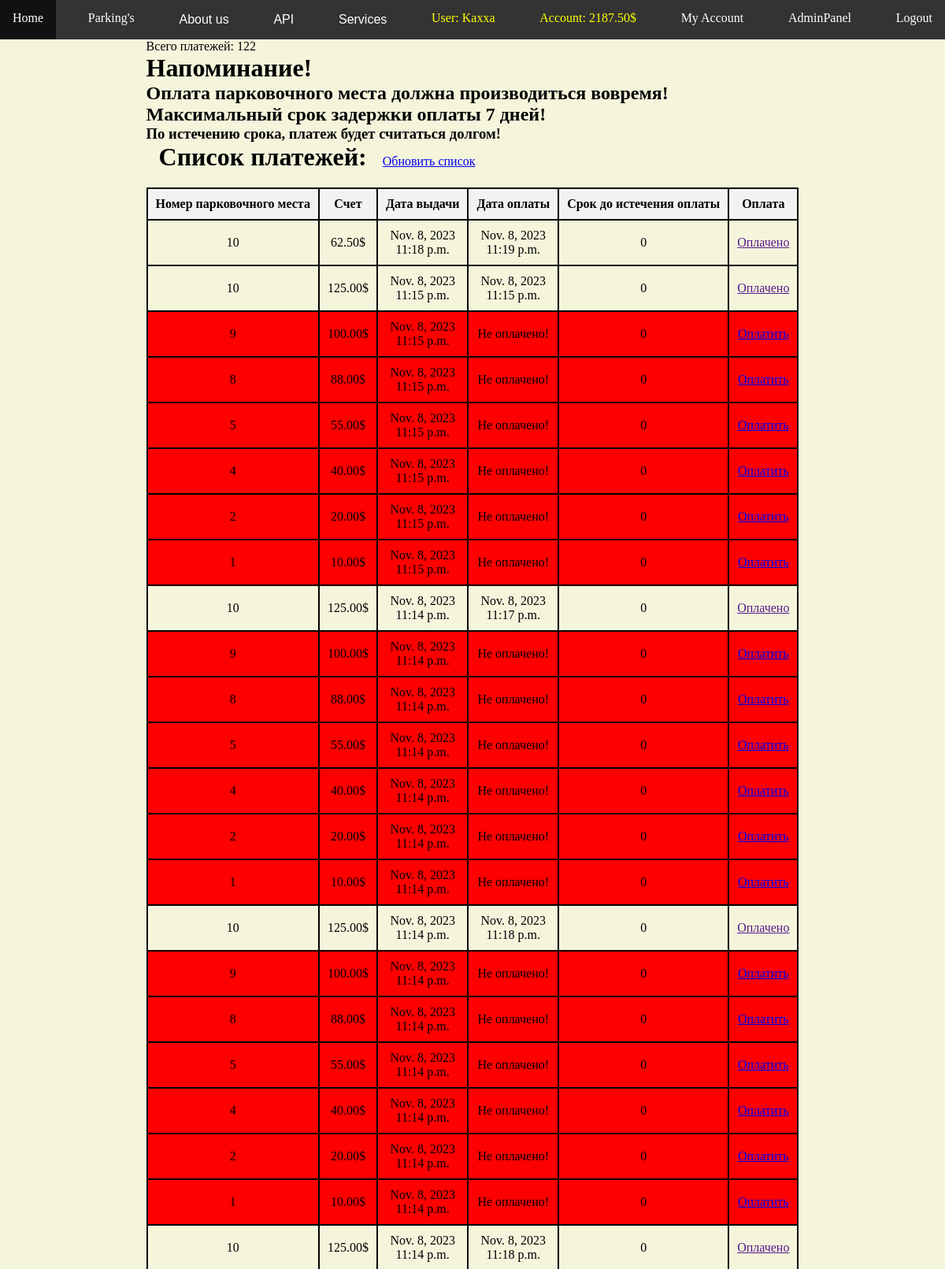
Screenshot of /myparking/my_payments/ (signed in, upper part) with the database file from the repository.
### myparking/models.py (models this page shows, shortened)
class Account(models.Model):  # счет в банке, для возможности оплаты
    user = models.OneToOneField(User, on_delete=models.CASCADE, related_name='account')
    amount = models.DecimalField(max_digits=10, decimal_places=2, default=0)

class Payment(models.Model):
    owner = models.ForeignKey(User, on_delete=models.CASCADE, related_name='payments')
    park = models.ForeignKey(ParkingSpot, on_delete=models.CASCADE, related_name='parking_spot', blank=True, null=True)
    amount = models.DecimalField(max_digits=10, decimal_places=2)
    is_paid = models.BooleanField(default=False)
    receipt_date = models.DateField(blank=True, null=True)
    receipt_time = models.TimeField(blank=True, null=True)
    repayment_date = models.DateField(blank=True, null=True)
    repayment_time = models.TimeField(blank=True, null=True)

class ParkingSpot(models.Model):
    number = models.PositiveIntegerField(unique=True, validators=[MaxValueValidator(1000)])
    price = models.DecimalField(max_digits=10, decimal_places=2)
    is_busy = models.BooleanField(default=False)
    cars = models.ManyToManyField(Car, help_text="Select a car for this parking", blank=True, null=True)
    user = models.ForeignKey(User, on_delete=models.SET_NULL, related_name='parkings', blank=True, null=True)
    date_of_rent = models.DateField(blank=True, null=True)

### myparking/views.py (the view)
# urls.py: path('my_payments/',
def my_payments(request):
    user = request.user
    payments = user.payments.all()
    payments = payments.order_by('-id')
    payments_count = payments.count()
    datetimes = [datetime.combine(payment.receipt_date, payment.receipt_time) for payment in payments]
    time_to_repay_the_payment = timedelta(weeks=1)
    current_datetime = datetime.now()
    zero_timedelta = timedelta(0)
    datetimes_for_repay_the_payment = [
        dt + time_to_repay_the_payment - current_datetime
        if dt + time_to_repay_the_payment - current_datetime >= zero_timedelta else 0
        for dt in datetimes
    ]
    return render(
        request,
        'myparking/my_payments.html',
        context={'payments': payments,
                 'payments_count': payments_count,
                 'datetimes_for_repay_the_payment': datetimes_for_repay_the_payment},
    )

### myparking/templatetags/zip_filter.py (called while the page is built)
@register.filter
def zip_lists(a, b):
    return zip(a, b)

### myparking/templates/myparking/my_payments.html (shortened to what this page needs)
{% extends "base_generic.html"%}
{% load zip_filter %}
{% block content%}
<div class="row">
    <div class="col-sm-12">
        <p>Всего платежей: {{ payments_count }}</p>
        {% if payments %}
        <h1>Напоминание!</h1>
        <h2>Оплата парковочного места должна производиться вовремя!</h2>
        <h2>Максимальный срок задержки оплаты 7 дней!</h2>
        <h3>По истечению срока, платеж будет считаться долгом!</h3>
        <label style="font-size: 32px; font-weight: bold;">Список платежей:</label>
        <a href="{% url 'update_payments' %}" class="btn btn-success">Обновить список</a>
            <table class="table table-striped table-bordered">
                <thead class="thead-dark">
                    <tr>
                        <th>Номер парковочного места</th>
                        <th>Счет</th>
                        <th>Дата выдачи</th>
                        <th>Дата оплаты</th>
                        <th>Срок до истечения оплаты</th>
                        <th>Оплата</th>
                    </tr>
                </thead>
                <tbody>
                    {% for payment, date_to_repay in payments|zip_lists:datetimes_for_repay_the_payment %}
                         <tr {% if not payment.is_paid and date_to_repay == 0 %}
                             style="background-color: red;"{% endif %}>
                             <td>{{ payment.park.number }}</td>
                             <td>{{ payment.amount }}$</td>
                             <td>
                                 <p>{{ payment.receipt_date }}</p>
                                 <p>{{ payment.receipt_time }}</p>
                             </td>
                              <td>
                                  {% if payment.repayment_date %}
                                    <p>{{ payment.repayment_date }}</p>
                                    <p>{{ payment.repayment_time }}</p>
                                  {% else %}
                                    <p>Не оплачено!</p>
                                  {% endif %}
                             </td>
                             <td><p>{{ date_to_repay }}</p></td>
                             {% if not payment.is_paid %}
                                <td><a href="{% url 'payment_paid' payment.id %}" class="btn btn-success">Оплатить</a></td>
                             {% else %}
                                 <td><a href="" class="btn btn-info" disabled>Оплачено</a></td>
                             {% endif %}
                         </tr>
                    {% endfor %}
                </tbody>
            </table>
         {% else %}
                <h2> You don't have any payments.</h2>
         {% endif %}
    </div>
</div>
{% endblock %}

### myparking/templates/base_generic.html (shortened to what this page needs)
<!DOCTYPE html>
<html lang="en">
<head>
    {% load static %}
    <link rel="stylesheet" href="{% static 'myparking/css/site_style.css' %}">
    <link rel="stylesheet" href="{% static 'myparking/css/elements/dropdown.css' %}">
    <link rel="stylesheet" href="{% static 'myparking/css/elements/navbar.css' %}">
    <link rel="stylesheet" href="{% static 'myparking/css/font_text.css' %}">
</head>
<body class="bg-site">
<nav class="navbar">
    <a class="navbar-item" href="{% url 'index'%}">Home</a>
    <a class="navbar-item" href="{% url 'parking_list'%}">Parking's</a>
    <div class="navbar-item dropdown">
        <button class="dropbtn">About us</button>
    </div>
    <div class="navbar-item dropdown">
        <button class="dropbtn">API</button>
    </div>
    {% if user.is_authenticated %}
    <div class="navbar-item dropdown">
        <button class="dropbtn">Services</button>
    </div>
    <label class="navbar-label">User: {{ user.get_username }}</label>
    <label class="navbar-label">Account: {{ user.account.amount }}$</label>
    <a class="navbar-item" href="{% url 'my_account'%}">My Account</a>
    {% if user.is_superuser %}
    <a class="navbar-item" href="{% url 'admin_panel' %}">AdminPanel</a>
    {% endif %}
    <a class="navbar-item" href="{% url 'logout'%}">Logout</a>
    {% else %}
    <a class="navbar-item" href="{% url 'login'%}">Login</a>
    <a class="navbar-item" href="{% url 'register'%}">Registration</a>
    {% endif %}
</nav>
<div class="my-main-container">
    {% block content %}
    {% endblock %}
</div>
</body>
</html>

### myparking/static/myparking/css/site_style.css (style rules this page uses)
* { margin: 0px; padding: 0px; }
.my-main-container { display: flex; justify-content: center; align-items: center; }
.bg-site { background: beige; }
table { width: 100%; border-collapse: collapse; margin: 20px auto; }
th, td { padding: 10px; text-align: center; border: 2px solid black; }
th { background-color: #f2f2f2; }

### myparking/static/myparking/css/elements/dropdown.css (style rules this page uses)
.dropbtn { background-color: inherit; color: white; padding: 16px; font-size: 16px; border: none; }
.dropdown { position: relative; display: inline-block; }

### myparking/static/myparking/css/elements/navbar.css (style rules this page uses)
.navbar { margin: 0; padding: 0; background-color: #333; display: flex; justify-content: space-between; position: sticky; top: 0px; z-index:2; }
.navbar a, label { padding: 14px 16px; }
.navbar-item { color: white; text-align: center; text-decoration: none; }
.navbar-label { color: yellow; text-align: center; text-decoration: none; }

### rows the page displays
Payment: park.number "10", amount "62.50", receipt_date "Nov. 8, 2023", receipt_time "11:18 p.m.", repayment_date "Nov. 8, 2023", repayment_time "11:19 p.m.", date_to_repay "0", is_paid "Оплачено"
Payment: park.number "10", amount "125.00", receipt_date "Nov. 8, 2023", receipt_time "11:15 p.m.", repayment_date "Nov. 8, 2023", repayment_time "11:15 p.m.", date_to_repay "0", is_paid "Оплачено"
Payment: park.number "9", amount "100.00", receipt_date "Nov. 8, 2023", receipt_time "11:15 p.m.", shows "Не оплачено!", is_paid "0", shows "Оплатить"
Payment: park.number "8", amount "88.00", receipt_date "Nov. 8, 2023", receipt_time "11:15 p.m.", shows "Не оплачено!", is_paid "0", shows "Оплатить"
Payment: park.number "5", amount "55.00", receipt_date "Nov. 8, 2023", receipt_time "11:15 p.m.", shows "Не оплачено!", is_paid "0", shows "Оплатить"
Payment: park.number "4", amount "40.00", receipt_date "Nov. 8, 2023", receipt_time "11:15 p.m.", shows "Не оплачено!", is_paid "0", shows "Оплатить"
Payment: park.number "2", amount "20.00", receipt_date "Nov. 8, 2023", receipt_time "11:15 p.m.", shows "Не оплачено!", is_paid "0", shows "Оплатить"
Payment: park.number "1", amount "10.00", receipt_date "Nov. 8, 2023", receipt_time "11:15 p.m.", shows "Не оплачено!", is_paid "0", shows "Оплатить"
Payment: park.number "10", amount "125.00", receipt_date "Nov. 8, 2023", receipt_time "11:14 p.m.", repayment_date "Nov. 8, 2023", repayment_time "11:17 p.m.", date_to_repay "0", is_paid "Оплачено"
Payment: park.number "9", amount "100.00", receipt_date "Nov. 8, 2023", receipt_time "11:14 p.m.", shows "Не оплачено!", is_paid "0", shows "Оплатить"
Payment: park.number "8", amount "88.00", receipt_date "Nov. 8, 2023", receipt_time "11:14 p.m.", shows "Не оплачено!", is_paid "0", shows "Оплатить"
Payment: park.number "5", amount "55.00", receipt_date "Nov. 8, 2023", receipt_time "11:14 p.m.", shows "Не оплачено!", is_paid "0", shows "Оплатить"
Payment: park.number "4", amount "40.00", receipt_date "Nov. 8, 2023", receipt_time "11:14 p.m.", shows "Не оплачено!", is_paid "0", shows "Оплатить"
Payment: park.number "2", amount "20.00", receipt_date "Nov. 8, 2023", receipt_time "11:14 p.m.", shows "Не оплачено!", is_paid "0", shows "Оплатить"
Payment: park.number "1", amount "10.00", receipt_date "Nov. 8, 2023", receipt_time "11:14 p.m.", shows "Не оплачено!", is_paid "0", shows "Оплатить"
Payment: park.number "10", amount "125.00", receipt_date "Nov. 8, 2023", receipt_time "11:14 p.m.", repayment_date "Nov. 8, 2023", repayment_time "11:18 p.m.", date_to_repay "0", is_paid "Оплачено"
Payment: park.number "9", amount "100.00", receipt_date "Nov. 8, 2023", receipt_time "11:14 p.m.", shows "Не оплачено!", is_paid "0", shows "Оплатить"
Payment: park.number "8", amount "88.00", receipt_date "Nov. 8, 2023", receipt_time "11:14 p.m.", shows "Не оплачено!", is_paid "0", shows "Оплатить"
Payment: park.number "5", amount "55.00", receipt_date "Nov. 8, 2023", receipt_time "11:14 p.m.", shows "Не оплачено!", is_paid "0", shows "Оплатить"
Payment: park.number "4", amount "40.00", receipt_date "Nov. 8, 2023", receipt_time "11:14 p.m.", shows "Не оплачено!", is_paid "0", shows "Оплатить"
Payment: park.number "2", amount "20.00", receipt_date "Nov. 8, 2023", receipt_time "11:14 p.m.", shows "Не оплачено!", is_paid "0", shows "Оплатить"
Payment: park.number "1", amount "10.00", receipt_date "Nov. 8, 2023", receipt_time "11:14 p.m.", shows "Не оплачено!", is_paid "0", shows "Оплатить"
Payment: park.number "10", amount "125.00", receipt_date "Nov. 8, 2023", receipt_time "11:14 p.m.", repayment_date "Nov. 8, 2023", repayment_time "11:18 p.m.", date_to_repay "0", is_paid "Оплачено"

### other values shown
{{ user.get_username }} "Kaxxa"
{{ user.account.amount }} "2187.50"
{{ payments_count }} "122"
